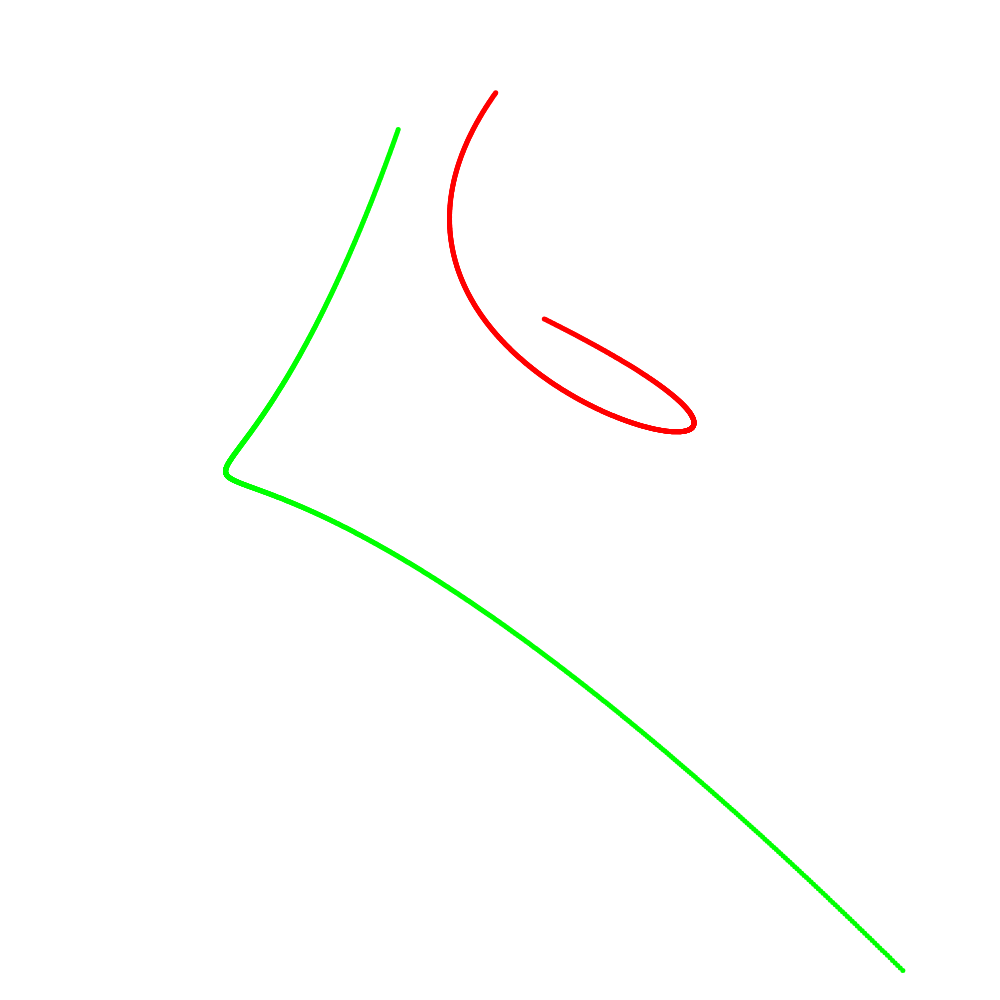
Frame 1 (no input)
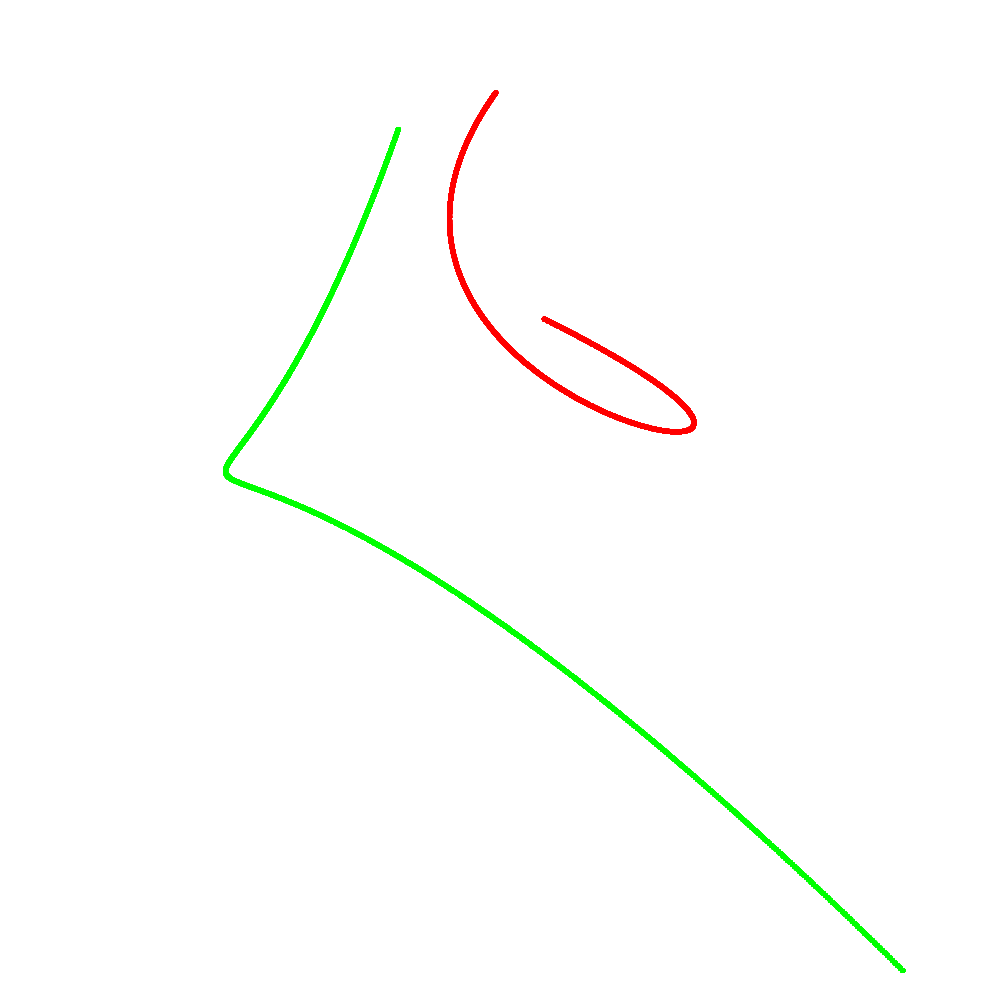
Frame 60 (no input)
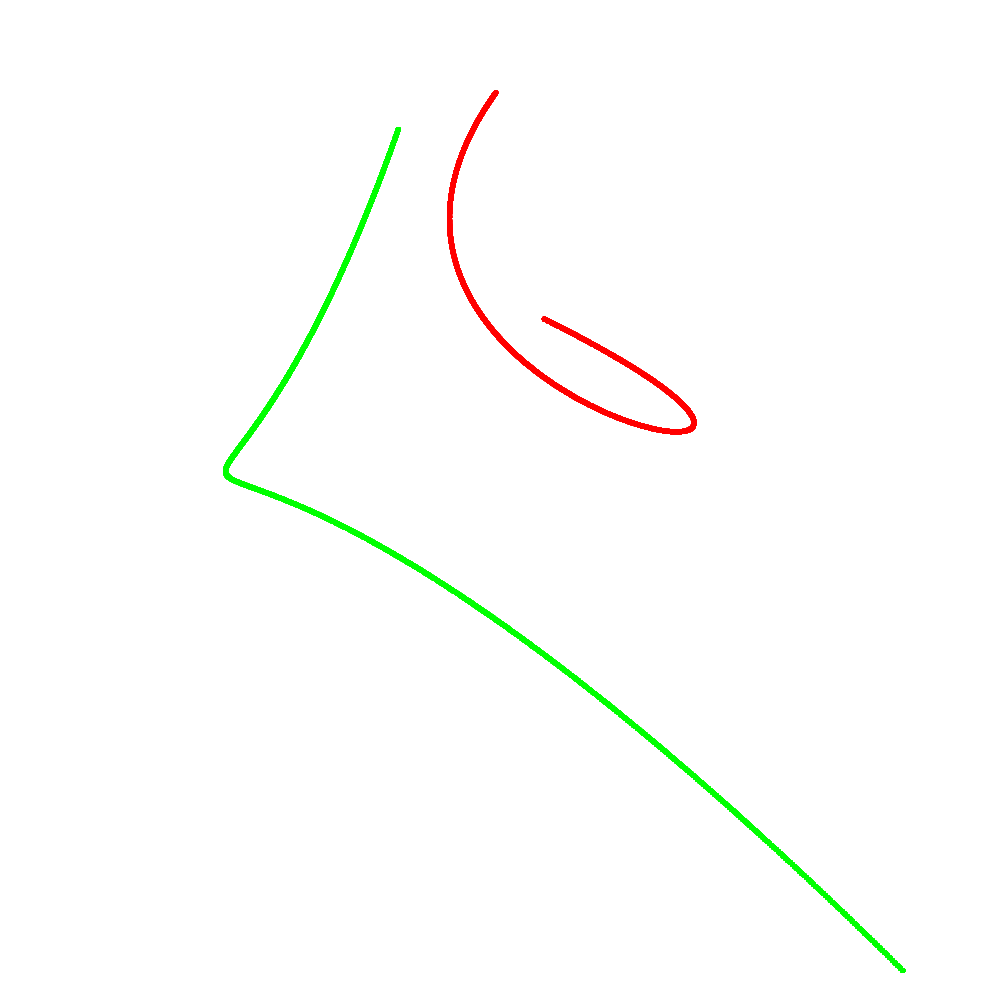
Frame 120 (the mouse pressed at the canvas centre since frame 60)

The p5.js sketch that drew these frames (run headless with seeded random() and noise() and a simulated clock; from frame 60 on, the mouse is pressed at the canvas centre):

// p5.js sketch
// ── sketch.js

p10 = {x: Math.random()*1000,y: Math.random()*1000};
p11 = {x: Math.random()*1000,y: Math.random()*1000};
p12 = {x: Math.random()*1000,y: Math.random()*1000};
p13 = {x: Math.random()*1000,y: Math.random()*1000},
p20 = {x: Math.random()*1000,y: Math.random()*1000};
p21 = {x: Math.random()*1000,y: Math.random()*1000};
p22 = {x: Math.random()*1000,y: Math.random()*1000};
p23 = {x: Math.random()*1000,y: Math.random()*1000},
P1 = {x: 0,y: 0};
P2 = {x: 0,y: 0};

function setup() {
  createCanvas(1000, 1000);
}

function draw() {
  for(t=0; t<1; t=t+0.001) {
    P1.x = (1 - t)*((1 - t)*((1 - t)*p10.x + p11.x*t) + ((1 - t)*p11.x + p12.x*t)*t) + ((1 - t)*((1 - t)*p11.x + p12.x*t) + ((1 - t)*p12.x + p13.x*t)*t)*t;
    P1.y = (1 - t)*((1 - t)*((1 - t)*p10.y + p11.y*t) + ((1 - t)*p11.y + p12.y*t)*t) + ((1 - t)*((1 - t)*p11.y + p12.y*t) + ((1 - t)*p12.y + p13.y*t)*t)*t;
    P2.x = (1 - t)*((1 - t)*((1 - t)*p20.x + p21.x*t) + ((1 - t)*p21.x + p22.x*t)*t) + ((1 - t)*((1 - t)*p21.x + p22.x*t) + ((1 - t)*p22.x + p23.x*t)*t)*t;
    P2.y = (1 - t)*((1 - t)*((1 - t)*p20.y + p21.y*t) + ((1 - t)*p21.y + p22.y*t)*t) + ((1 - t)*((1 - t)*p21.y + p22.y*t) + ((1 - t)*p22.y + p23.y*t)*t)*t;
    fill(0,255,0);
    noStroke()
    circle(P1.x, P1.y, 5);
    fill(255,0,0)
    circle(P2.x, P2.y, 5);
  }

}

console.log(p10,p11,p12,p13);
console.log(p20,p21,p22,p23);
